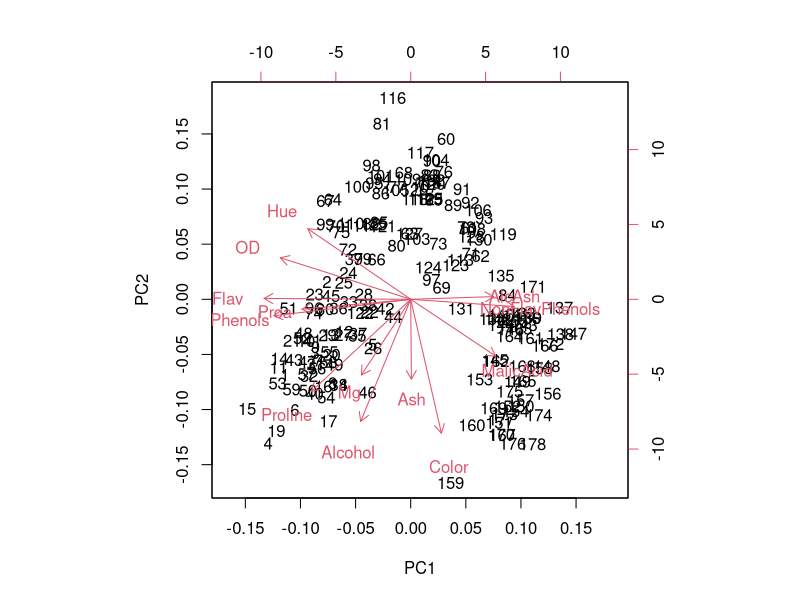
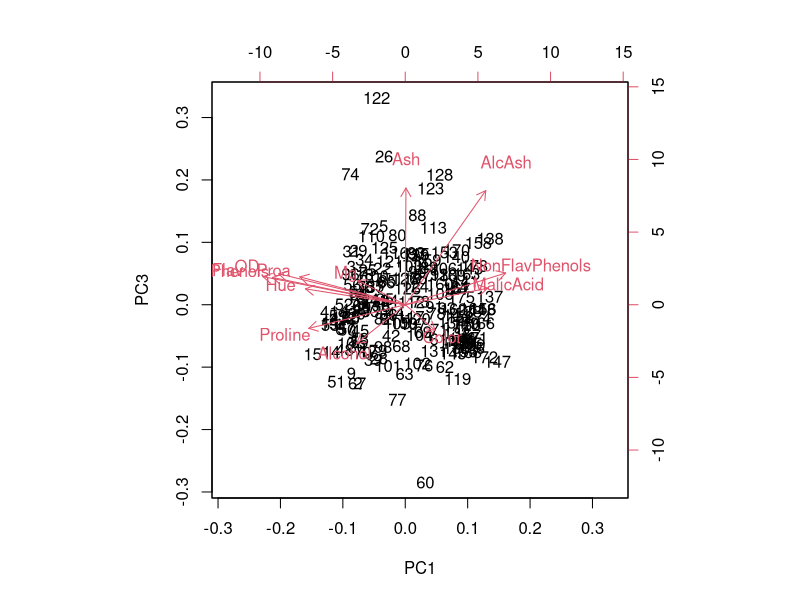
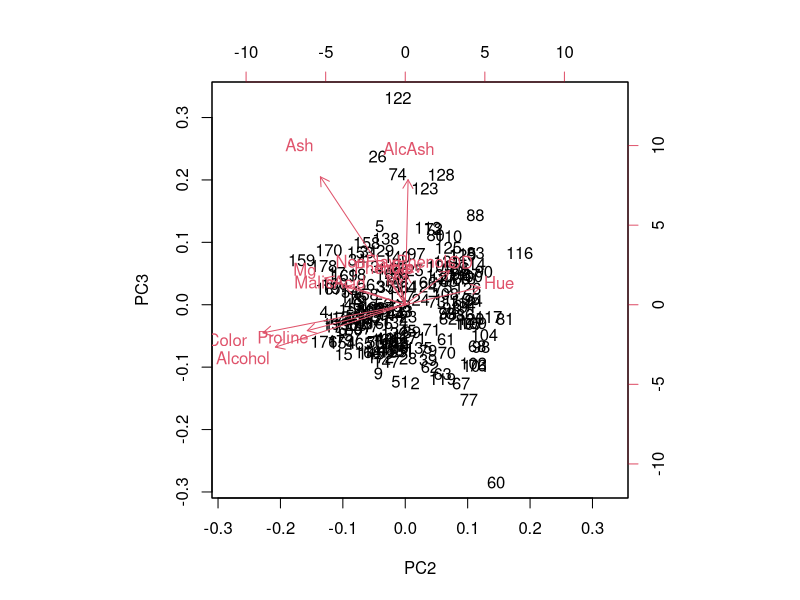
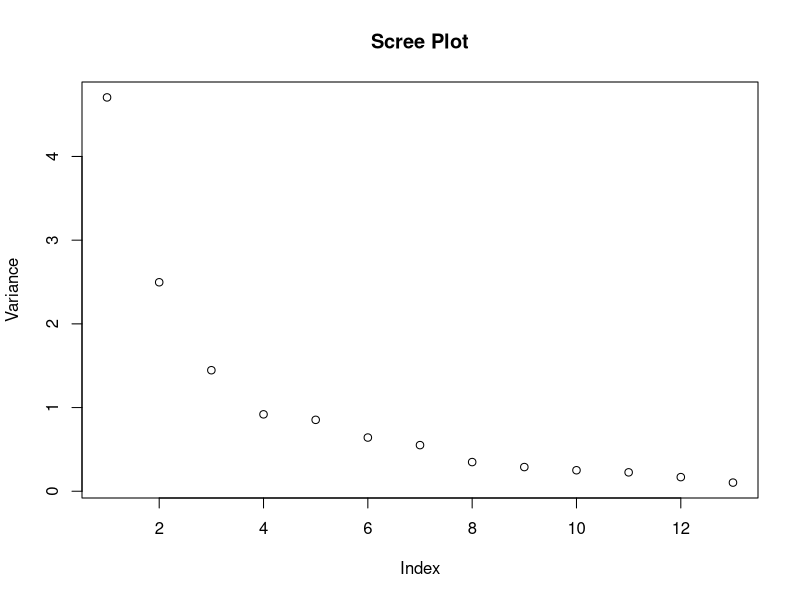

Here is the R script that generated these plots, in order:
# Name: Christian Peters

# No. 13)
# ======

data <- read.csv('wines.csv')

# a)

X <- as.matrix(data[, 1:13])

print(prcomp(X, scale = FALSE))

# As we can see, there is most likely a scaling issue. When looking at the variable
# 'Proline', we can see that it's values range from 278 to 1680, causing much more
# variance than any other variable (var(Proline) = 99166.72 which is more than
# two orders of magnitude greater than var(Mg) = 203.9893, the second biggest variance).
# As a result, the first principal component is nearly completely occupied by
# Proline and already explains more than 99% of the total variance.

# b)

res <- prcomp(X, scale = TRUE)
print(res)

# get the first three principal components
(best3 <- res$rotation[, 1:3])

# create the biplots
biplot(res, choices=c(1, 2))
# We can see that the first two PCs split the data into three clusters.
# Further analysis could reveal if there is any correspondence between these
# clusters and the different types of wine (which are three as well).
# The plot also shows that the variables Phenols, Proa, Flav, Proline OD and Hue
# are causing negative values of PC1 while AlcAsh and NonFlavPhenols are
# mostly responsible for positive values.
# The variables Ash, Color, Alcohol, Mg and Proline load strongly on PC2 in
# the positive direction.

biplot(res, choices=c(1, 3))
# In this plot we can't find any nice clusters
# PC3 seems to distinguish Ash and AlcAsh from the rest of the variables.

biplot(res, choices=c(2, 3))
# Also no clusters, for loadings see above.

# c)

# 1. Choose l so that at least 75% of the variance is explained:
vars <- res$sdev ** 2
l <- min(which(cumsum(vars) / sum(vars) > 0.75))
# l = 5, so choose the first 5 PCs according to this criterion

# 2. Choose all PCs that have more variance than the mean
l <- max(which(vars >= mean(vars)))
# l=3, so choose the first 3 PCs according to this criterion

# 3. Choose l using a scree plot
plot(vars, main = 'Scree Plot', ylab = 'Variance')
# According to this criterion, it makes sense to choose 3 PCs.

# Personally I would rely on the scree plot and choose the best 3 PCs because
# when knowing nothing else about the problem, this seems to be the most intuitive
# method.

# d)

# get U and scale X accordingly
U <- res$rotation
X <- scale(X)

# get the best two dimensional approximation and its error
best2DimApprox <- X %*% U[, 1:2] %*% t(U[, 1:2])
error2Dim <- sum((X - best2DimApprox)**2)
# 1026.1

# get the best four dimensional approximation and its error
best4DimApprox <- X %*% U[, 1:4] %*% t(U[, 1:4])
error4Dim <- sum((X - best4DimApprox)**2)
# 607.487

# e)

(x1_pca <- X[1,] %*% U[, 1:2])
(z1 <- x1_pca %*% t(U[, 1:2]))
